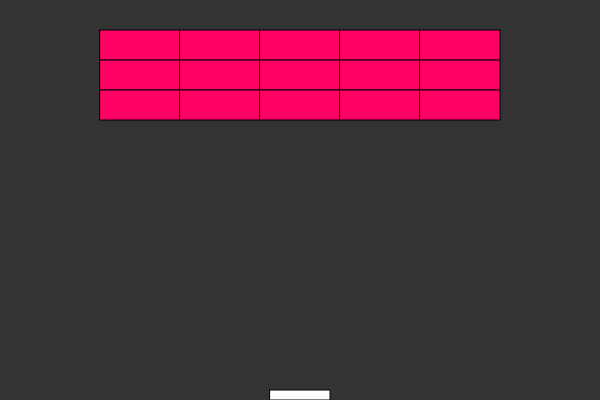
Frame 1 (no input)
Frame 60 (no input): identical to frame 1, image omitted
Frame 120 (the mouse pressed at the canvas centre since frame 60): identical to frame 1, image omitted

The p5.js sketch that drew this single still picture (run headless with seeded random() and noise() and a simulated clock; from frame 60 on, the mouse is pressed at the canvas centre):

// p5.js sketch
// ── sketch.js
var base;
var blocks = [];
var blocks1 = [];
var yPosition = 0;

function setup() {
	createCanvas(600, 400);
	base = new brakeout();
	for(var i = 0; i <= 2; i++){
		blocks[i] = [];
		yPosition += 30;
		for(var j = 0; j <= 4; j++){
			blocks[i][j] = new block(j*80+100, yPosition);
		}
	}
}

function draw() {
	background(51);
	base.show();
	for(var i = 0; i <= 2; i++){
		for(var j = 0; j <= 4; j++){
			blocks[i][j].show();
		}
	}
}

function keyPressed(){
	if(keyCode === RIGHT_ARROW){
		base.move(1);
	}else if(keyCode === LEFT_ARROW){
		base.move(-1);
	}
}
// ── block.js
function block(x, y){
	this.x = x;
	this.y = y;

	this.show = function(){
		//console.log(this.x);
		fill((255), 1, 100);
		rect(this.x, this.y, 80, 30)
	}
}
// ── brakeout.js
function brakeout(){
	this.x = width / 2 - 30;
	//console.log(this.x);

	this.show = function(){
		fill(255);
		rect(this.x, height - 10, 60, 10)
	}

	this.move = function(dir){
		//console.log(this.x);
		this.x += dir * 60;
		//console.log(this.x);
	}
}
// ── shooter.js
function shooter(x, y){
	this.x = x;
	this.y = y;

	this.show = function(){
		//console.log(this.x);
		fill(random(204), 0, 0);
		ellipse(this.x, this.y, 40, 40)
	}

	this.move = function(){
		this.y = this.y - 5;
	}
}
